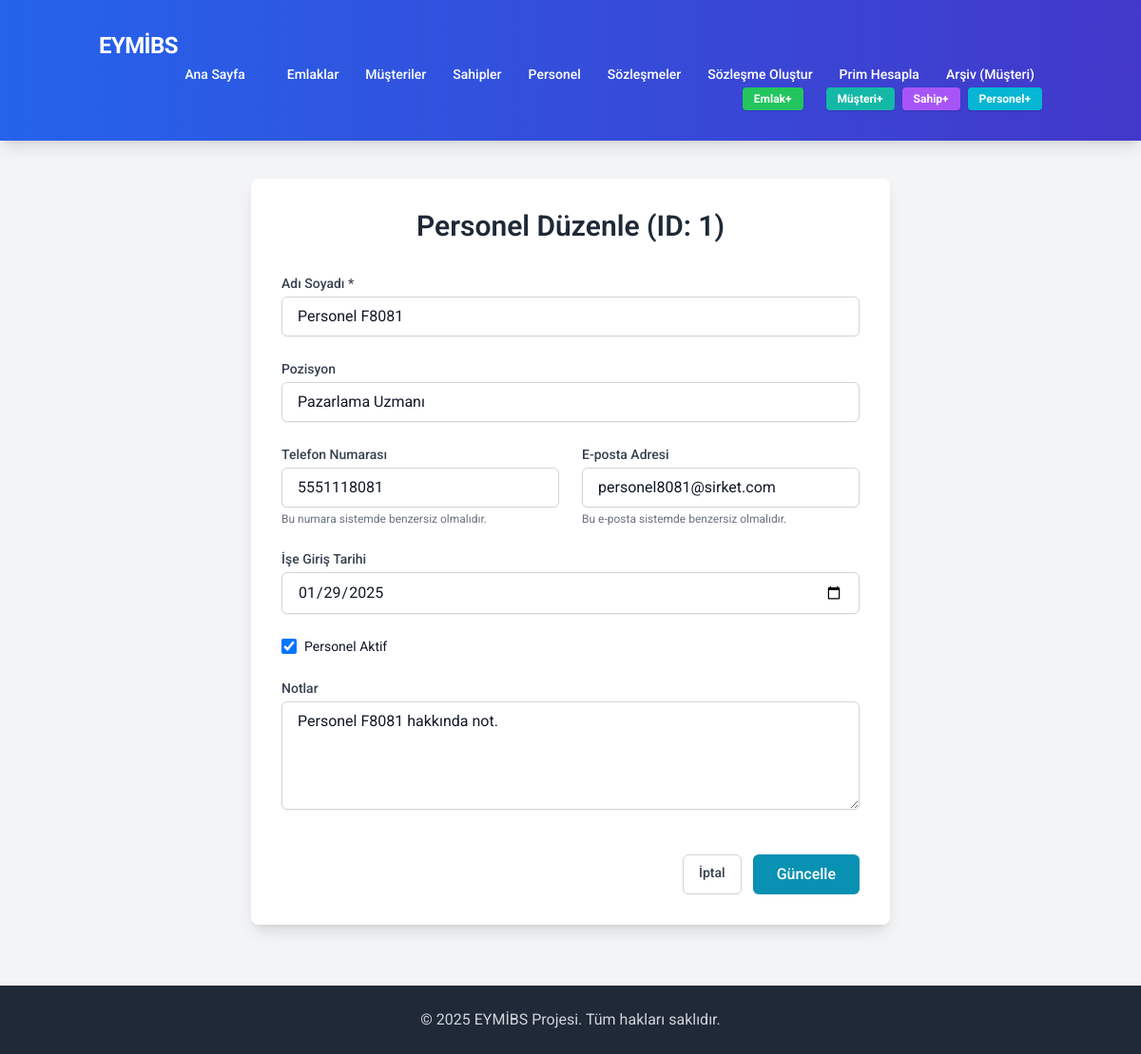
The page /edit_personnel/1 on the database its author committed.
### tables this page shows
CREATE TABLE personnel (
                id INTEGER PRIMARY KEY AUTOINCREMENT,
                name TEXT NOT NULL,
                position TEXT,             -- Personelin pozisyonu (örn: Yönetici, Muhasebe)
                phone TEXT UNIQUE,         -- Telefon numarası (isteğe bağlı, benzersiz)
                email TEXT UNIQUE,         -- E-posta (isteğe bağlı, benzersiz)
                hire_date DATE,            -- İşe giriş tarihi
                is_active BOOLEAN DEFAULT 1, -- Aktif mi? (varsayılan: Evet)
                notes TEXT,                -- Personel ile ilgili notlar
                date_added DATETIME DEFAULT CURRENT_TIMESTAMP -- Kayıt tarihi
            , salary REAL);

### app.py (the view, shortened to what this page needs)
@app.route('/edit_personnel/<int:personnel_id>', methods=['GET', 'POST'])
def edit_personnel(personnel_id):
    db = get_db()
    cursor = db.cursor()
    personnel_data = None
    try:
        cursor.execute("SELECT * FROM personnel WHERE id = ?", (personnel_id,))
        personnel_data = cursor.fetchone()
    except sqlite3.Error as e:
        flash(f"Personel bilgileri alınırken hata: {e}", "error")
        return redirect(url_for('list_personnel'))
    if personnel_data is None:
        abort(404, description=f"ID {personnel_id} olan personel bulunamadı.")
    personnel_dict = dict(personnel_data)
    if personnel_dict.get('hire_date'):
         try:
             personnel_dict['hire_date'] = format_date(personnel_dict['hire_date'], '%Y-%m-%d')
         except: pass # Hata olursa orijinal kalsın
    return render_template('edit_personnel.html', page_title="Personel Düzenle", personnel=personnel_dict)

### app.py (called while the page is built)
def get_db():
    db = getattr(g, '_database', None)
    if db is None:
        try:
            db = g._database = sqlite3.connect(DATABASE)
            db.row_factory = sqlite3.Row # Sonuçları sözlük gibi erişilebilir yapar
            db.execute("PRAGMA foreign_keys = ON") # Yabancı anahtar kısıtlamalarını etkinleştir
            print("Veritabanı bağlantısı başarıyla açıldı.")
        except sqlite3.Error as e:
            print(f"Veritabanı bağlantı hatası: {e}")
            abort(500, description=f"Veritabanına bağlanılamıyor: {e}")
    return db

@app.teardown_appcontext
def close_connection(exception):
    db = getattr(g, '_database', None)
    if db is not None:
        try:
            db.close()
            print("Veritabanı bağlantısı kapatıldı.")
        except sqlite3.Error as e:
            print(f"Veritabanı kapatma hatası: {e}")

@app.context_processor
def inject_now():
    return {'now': datetime.now()}

### templates/edit_personnel.html
{% extends "base.html" %}
{% block content %}
<div class="bg-white p-8 rounded-lg shadow-lg max-w-2xl mx-auto">
    <h1 class="text-3xl font-semibold text-gray-800 mb-8 text-center">Personel Düzenle (ID: {{ personnel['id'] }})</h1>
    <form action="{{ url_for('edit_personnel', personnel_id=personnel['id']) }}" method="POST" class="space-y-6">
        <div>
            <label for="name" class="block text-sm font-medium text-gray-700 mb-1">Adı Soyadı *</label>
            <input type="text" id="name" name="name" value="{{ personnel['name'] | default('', true) }}" class="w-full px-4 py-2 border border-gray-300 rounded-md shadow-sm focus:outline-none focus:ring-2 focus:ring-cyan-500 focus:border-cyan-500" required>
        </div>
        <div>
            <label for="position" class="block text-sm font-medium text-gray-700 mb-1">Pozisyon</label>
            <input type="text" id="position" name="position" value="{{ personnel['position'] | default('', true) }}" placeholder="Örn: Yönetici Asistanı, Satış Temsilcisi" class="w-full px-4 py-2 border border-gray-300 rounded-md shadow-sm focus:outline-none focus:ring-2 focus:ring-cyan-500 focus:border-cyan-500">
        </div>
        <div class="grid grid-cols-1 md:grid-cols-2 gap-6">
            <div>
                <label for="phone" class="block text-sm font-medium text-gray-700 mb-1">Telefon Numarası</label>
                <input type="tel" id="phone" name="phone" value="{{ personnel['phone'] | default('', true) }}" placeholder="Örn: 555 123 4567" class="w-full px-4 py-2 border border-gray-300 rounded-md shadow-sm focus:outline-none focus:ring-2 focus:ring-cyan-500 focus:border-cyan-500">
                <p class="text-xs text-gray-500 mt-1">Bu numara sistemde benzersiz olmalıdır.</p>
            </div>
            <div>
                <label for="email" class="block text-sm font-medium text-gray-700 mb-1">E-posta Adresi</label>
                <input type="email" id="email" name="email" value="{{ personnel['email'] | default('', true) }}" placeholder="Örn: isim@sirket.com" class="w-full px-4 py-2 border border-gray-300 rounded-md shadow-sm focus:outline-none focus:ring-2 focus:ring-cyan-500 focus:border-cyan-500">
                <p class="text-xs text-gray-500 mt-1">Bu e-posta sistemde benzersiz olmalıdır.</p>
            </div>
        </div>
        <div>
            <label for="hire_date" class="block text-sm font-medium text-gray-700 mb-1">İşe Giriş Tarihi</label>
            <input type="date" id="hire_date" name="hire_date" value="{{ personnel['hire_date'] | default('', true) }}" class="w-full px-4 py-2 border border-gray-300 rounded-md shadow-sm focus:outline-none focus:ring-2 focus:ring-cyan-500 focus:border-cyan-500">
        </div>
        <div class="flex items-center">
            <input id="is_active" name="is_active" type="checkbox" class="h-4 w-4 text-cyan-600 focus:ring-cyan-500 border-gray-300 rounded" {% if personnel['is_active'] %}checked{% endif %}>
            <label for="is_active" class="ml-2 block text-sm text-gray-900">
                Personel Aktif
            </label>
        </div>
        <div>
            <label for="notes" class="block text-sm font-medium text-gray-700 mb-1">Notlar</label>
            <textarea id="notes" name="notes" rows="4" placeholder="Personel ile ilgili ek bilgiler..." class="w-full px-4 py-2 border border-gray-300 rounded-md shadow-sm focus:outline-none focus:ring-2 focus:ring-cyan-500 focus:border-cyan-500">{{ personnel['notes'] | default('', true) }}</textarea>
        </div>
        <div class="pt-4 flex justify-end space-x-3">
             <a href="{{ url_for('list_personnel') }}" class="inline-flex justify-center py-2 px-4 border border-gray-300 rounded-md shadow-sm text-sm font-medium text-gray-700 bg-white hover:bg-gray-50 focus:outline-none focus:ring-2 focus:ring-offset-2 focus:ring-cyan-500">
                İptal
            </a>
            <button type="submit" class="inline-flex justify-center py-2 px-6 border border-transparent shadow-sm text-base font-medium rounded-md text-white bg-cyan-600 hover:bg-cyan-700 focus:outline-none focus:ring-2 focus:ring-offset-2 focus:ring-cyan-500 transition duration-150 ease-in-out">
                Güncelle
            </button>
        </div>
    </form>
</div>
{% endblock %}

### templates/base.html (style rules this page uses)
body { font-family: 'Inter', sans-serif; }
body { font-family: 'Roboto', 'Inter', sans-serif; }

### rows shown on the page
personnel: id "1", name "Personel F8081", position "Pazarlama Uzmanı", phone "5551118081", email "personel8081@sirket.com", hire_date "01/29/2025", is_active "☑", notes "Personel F8081 hakkında not."
